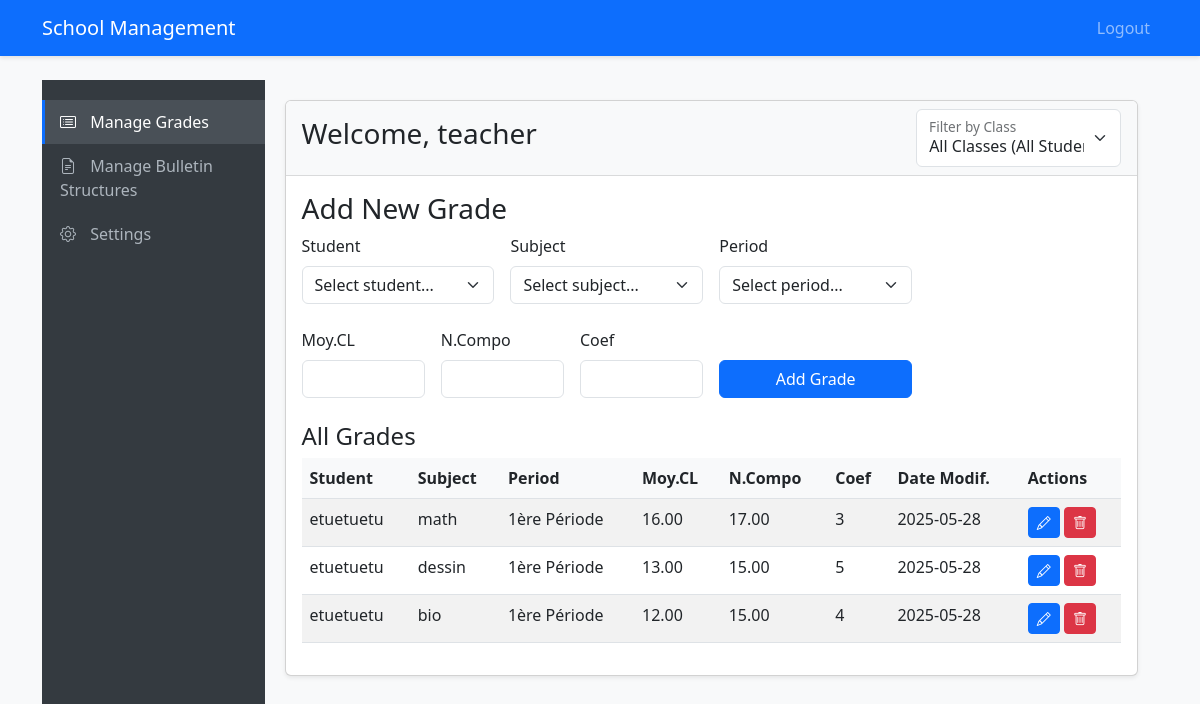
The app's page /teacher (signed in) with its own data.
### app.py (models this page shows)
class User(UserMixin, db.Model):
    id = db.Column(db.Integer, primary_key=True)
    username = db.Column(db.String(80), unique=True, nullable=False)
    password = db.Column(db.String(120), nullable=False)
    role = db.Column(db.String(20), nullable=False)  # 'teacher' or 'student'
    current_class_id = db.Column(db.Integer, db.ForeignKey('school_class.id'), nullable=True)
    current_class = db.relationship('SchoolClass', backref=db.backref('students', lazy='dynamic'))
    grades = db.relationship('Grade', backref='student', lazy=True)

class Grade(db.Model):
    id = db.Column(db.Integer, primary_key=True)
    student_id = db.Column(db.Integer, db.ForeignKey('user.id'), nullable=False)
    subject = db.Column(db.String(80), nullable=False)
    moy_cl = db.Column(db.Float, nullable=False)  # Moyenne de classe/continue
    n_compo = db.Column(db.Float, nullable=False) # Note de composition
    coef = db.Column(db.Integer, nullable=False)   # Coefficient
    appreciation = db.Column(db.String(100), nullable=True) # Appréciation par matière, nullable=True for flexibility
    date = db.Column(db.DateTime, nullable=False, default=datetime.utcnow) # Retained date, with default
    period = db.Column(db.String(100), nullable=False) # Added period

### app.py (the view, shortened to what this page needs)
@app.route('/teacher')
@login_required
def teacher_interface():
    if current_user.role != 'teacher':
        flash('Access denied', 'danger')
        return redirect(url_for('index'))
    selected_class_name = request.args.get('class_name')
    all_school_classes_with_structure = SchoolClass.query.join(BulletinStructure).order_by(SchoolClass.name).all()
    class_names_for_dropdown = [sc.name for sc in all_school_classes_with_structure]
    students_query = User.query.filter_by(role='student')
    target_class_id = None
    students = students_query.order_by(User.username).all()
    grades = Grade.query.order_by(Grade.date.desc()).all()
    subjects_for_selected_class = []
    return render_template(
        'teacher.html',
        students=students,
        grades=grades,
        defined_classes=class_names_for_dropdown,
        selected_class_name=selected_class_name,
        subjects_for_selected_class=subjects_for_selected_class,
        standard_periods=STANDARD_PERIODS
    )

### app.py (called while the page is built)
@login_manager.user_loader
def load_user(user_id):
    return db.session.get(User, int(user_id))

### templates/teacher.html (shortened to what this page needs)
{% extends "base.html" %}
{% block content %}
<div class="teacher-layout">
    <nav class="teacher-nav nav flex-column">
        <a class="nav-link active" href="{{ url_for('teacher_interface') }}">
            <i class="bi bi-card-list"></i> Manage Grades
        </a>
        <a class="nav-link" href="{{ url_for('manage_bulletin_structures') }}">
            <i class="bi bi-file-earmark-text"></i> Manage Bulletin Structures
        </a>
        <a class="nav-link" href="#">
            <i class="bi bi-gear"></i> Settings
        </a>
    </nav>
    <div class="teacher-content">
        <div class="row">
            <div class="col-md-12 mb-4">
                <div class="card">
                    <div class="card-header">
                        <div class="d-flex justify-content-between align-items-center">
                            <h3>Welcome, {{ current_user.username }}</h3>
                            <div class="col-md-4 col-lg-3">
                                <form method="GET" action="{{ url_for('teacher_interface') }}" id="class-filter-form">
                                    <div class="form-floating">
                                        <select class="form-select" id="class_filter" name="class_name" onchange="document.getElementById('class-filter-form').submit();">
                                            <option value="">All Classes (All Students)</option>
                                        </select>
                                        <label for="class_filter">Filter by Class</label>
                                    </div>
                                </form>
                            </div>
                        </div>
                    </div>
                    <div class="card-body">
                        <h3>Add New Grade</h3>
                        <form method="POST" action="{{ url_for('add_grade') }}" class="mb-4">
                            <div class="row g-3 align-items-end">
                                <div class="col-md-3">
                                    <label for="student" class="form-label">Student</label>
                                    <select class="form-select" id="student" name="student_id" required>
                                        <option value="">Select student...</option>
                                    </select>
                                </div>
                                <div class="col-md-3">
                                    <label for="subject" class="form-label">Subject</label>
                                    <select class="form-select" id="subject" name="subject" required>
                                        <option value="">Select subject...</option>
                                    </select>
                                </div>
                                <div class="col-md-3">
                                    <label for="period_select" class="form-label">Period</label>
                                    <select class="form-select" id="period_select" name="period" required>
                                        <option value="">Select period...</option>
                                    </select>
                                </div>
                            </div>
                            <div class="row g-3 align-items-end mt-2">
                                <div class="col-md-2">
                                    <label for="moy_cl" class="form-label">Moy.CL</label>
                                    <input type="number" step="0.01" class="form-control" id="moy_cl" name="moy_cl" required>
                                </div>
                                <div class="col-md-2">
                                    <label for="n_compo" class="form-label">N.Compo</label>
                                    <input type="number" step="0.01" class="form-control" id="n_compo" name="n_compo" required>
                                </div>
                                <div class="col-md-2">
                                    <label for="coef" class="form-label">Coef</label>
                                    <input type="number" class="form-control" id="coef" name="coef" required>
                                </div>
                                <div class="col-md-3 align-self-end">
                                    <button type="submit" class="btn btn-primary w-100">Add Grade</button>
                                </div>
                            </div>
                        </form>
                        <h4>All Grades {% if selected_class_name %}(Class: {{ selected_class_name }}){% endif %}</h4>
                        <div class="table-responsive">
                            <table class="table table-striped table-hover">
                                <thead>
                                    <tr>
                                        <th>Student</th>
                                        <th>Subject</th>
                                        <th>Period</th>
                                        <th>Moy.CL</th>
                                        <th>N.Compo</th>
                                        <th>Coef</th>
                                        <th>Date Modif.</th>
                                        <th>Actions</th>
                                    </tr>
                                </thead>
                                <tbody>
                                    {% for grade in grades %}
                                    <tr id="grade-row-{{ grade.id }}">
                                        <td>{{ grade.student.username }}</td>
                                        <td>{{ grade.subject }}</td>
                                        <td>{{ grade.period }}</td>
                                        <td>{{ "%.2f"|format(grade.moy_cl|float) }}</td>
                                        <td>{{ "%.2f"|format(grade.n_compo|float) }}</td>
                                        <td>{{ grade.coef }}</td>
                                        <td>{{ grade.date.strftime('%Y-%m-%d') }}</td>
                                        <td>
                                            <button class="btn btn-sm btn-primary edit-grade"
                                                    data-grade-id="{{ grade.id }}"
                                                    data-period="{{ grade.period }}"
                                                    data-moy-cl="{{ grade.moy_cl }}"
                                                    data-n-compo="{{ grade.n_compo }}"
                                                    data-coef="{{ grade.coef }}"
                                                    data-subject="{{ grade.subject }}"
                                                    data-bs-toggle="tooltip" title="Edit grade">
                                                <i class="bi bi-pencil"></i>
                                            </button>
                                            <button class="btn btn-sm btn-danger delete-grade" data-grade-id="{{ grade.id }}"
                                                data-bs-toggle="tooltip" title="Delete grade">
                                                <i class="bi bi-trash"></i>
                                            </button>
                                        </td>
                                    </tr>
                                    {% endfor %}
                                </tbody>
                            </table>
                        </div>
                    </div>
                </div>
            </div>
        </div>
    </div>
</div>
{% endblock %}

### templates/base.html (shortened to what this page needs)
<!DOCTYPE html>
<html lang="en">
<head>
    <link href="https://cdn.jsdelivr.net/npm/bootstrap@5.3.0/dist/css/bootstrap.min.css" rel="stylesheet">
    <link href="https://cdn.jsdelivr.net/npm/bootstrap-icons@1.7.2/font/bootstrap-icons.css" rel="stylesheet">
    <link rel="stylesheet" href="{{ url_for('static', filename='css/style.css') }}">
</head>
<body>
    <nav class="navbar navbar-expand-lg navbar-dark bg-primary">
        <div class="container">
            <a class="navbar-brand" href="{{ url_for('index') }}">School Management</a>
            {% if current_user.is_authenticated %}
            <div class="collapse navbar-collapse" id="navbarNav">
                <ul class="navbar-nav ms-auto">
                    <li class="nav-item">
                        <a class="nav-link" href="{{ url_for('logout') }}">Logout</a>
                    </li>
                </ul>
            </div>
            {% endif %}
        </div>
    </nav>
    <div class="container mt-4">
        {% block content %}{% endblock %}    </div>
</body>
</html>

### static/css/style.css (style rules this page uses)
body { background-color: #f8f9fa; }
.card { box-shadow: 0 0.125rem 0.25rem rgba(0, 0, 0, 0.075); margin-bottom: 1.5rem; }
.card-header { background-color: #f8f9fa; border-bottom: 1px solid rgba(0, 0, 0, 0.125); }
.table { background-color: white; }
.table th { background-color: #f8f9fa; }
.btn-primary { transition: all 0.2s ease-in-out; }
.navbar { box-shadow: 0 2px 4px rgba(0, 0, 0, 0.1); }
.teacher-layout { display: flex; }
.teacher-nav { width: 250px; min-height: calc(100vh - 56px); background-color: #343a40; padding-top: 20px; color: white; }
.teacher-nav .nav-link { color: #adb5bd; padding: 10px 15px; border-left: 3px solid transparent; }
.teacher-nav .nav-link:hover, .teacher-nav .nav-link.active { color: white; background-color: #495057; border-left-color: #0d6efd; }
.teacher-nav .nav-link i { margin-right: 10px; }
.teacher-content { flex-grow: 1; padding: 20px; overflow-y: auto; }

### records on screen
User: username "teacher"
Grade: student.username "etuetuetu", subject "math", period "1ère Période", moy_cl "16.00", n_compo "17.00", coef "3", date "2025-05-28"
Grade: student.username "etuetuetu", subject "dessin", period "1ère Période", moy_cl "13.00", n_compo "15.00", coef "5", date "2025-05-28"
Grade: student.username "etuetuetu", subject "bio", period "1ère Période", moy_cl "12.00", n_compo "15.00", coef "4", date "2025-05-28"
